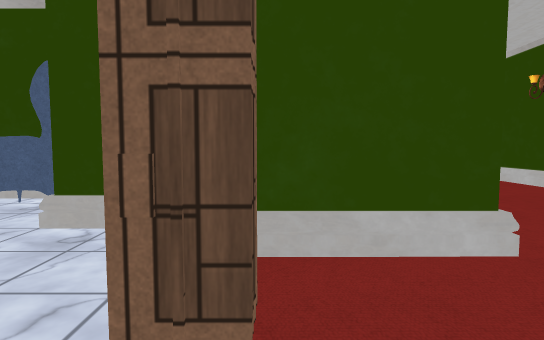
[1] (above)

24 first-person views from a walk through a Unity game level. The camera is 1.4 m above the floor, tilts 4° down and sees 80° across. Doors are open. The floor is counted in squares, 1 m on a side. Each view is taken from the middle of a square. On the plan, view 1 faces up. The plan holds only what a view shows up to about 15 squares ahead; the rest is blank. The place goes on beyond the plan. The player character is not drawn. Some surface patterns are stand-ins.

[2]
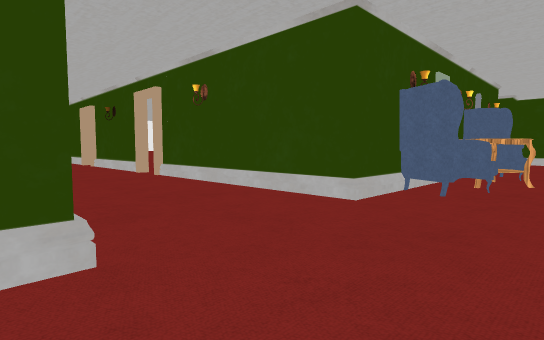

[3]
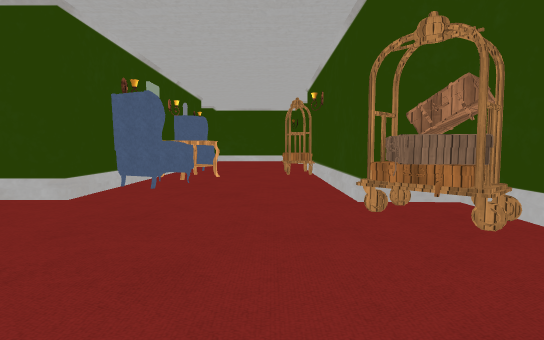

[4]
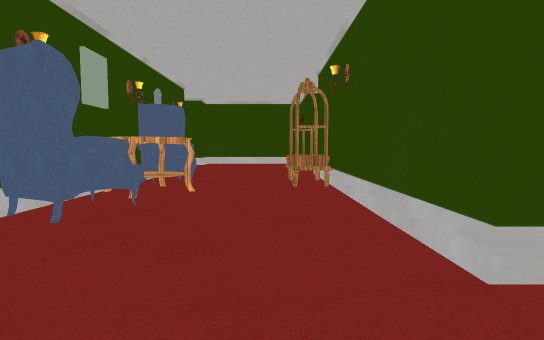

[5]
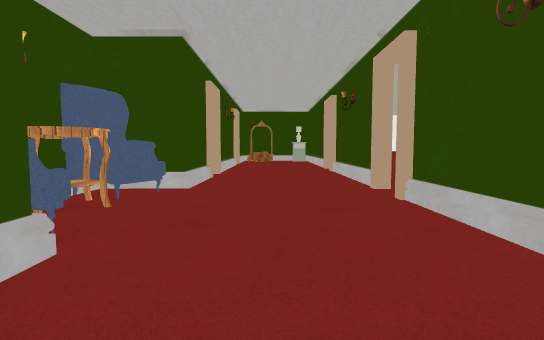

[6]
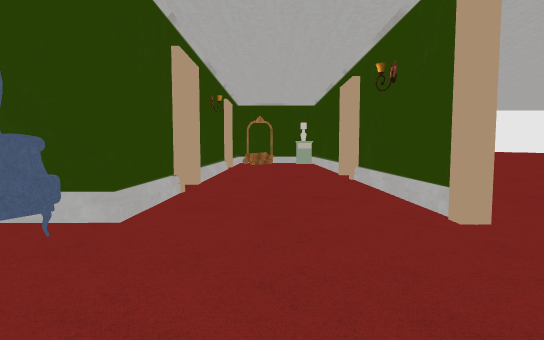

[7]
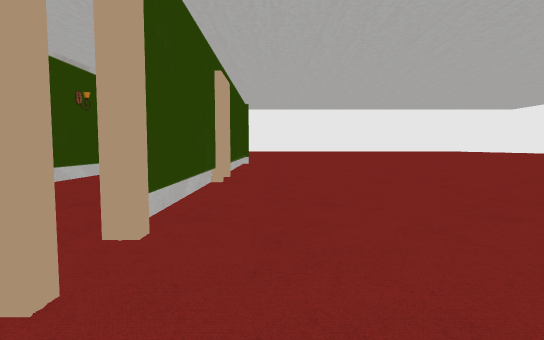

[8]
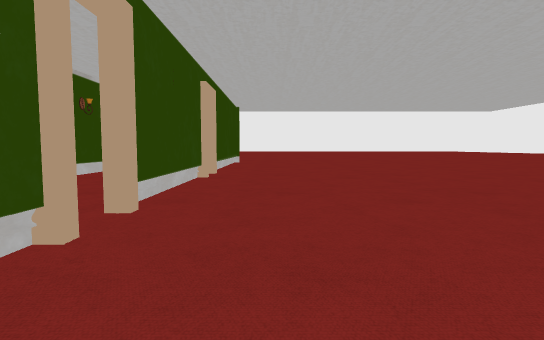

[9]
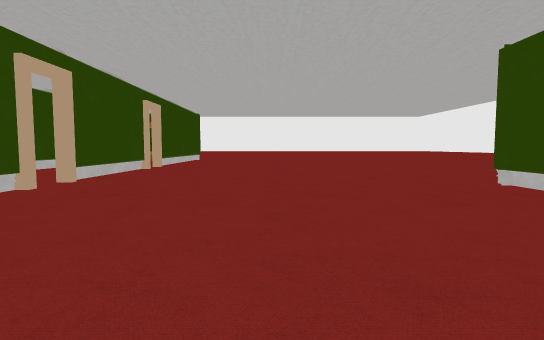

[10]
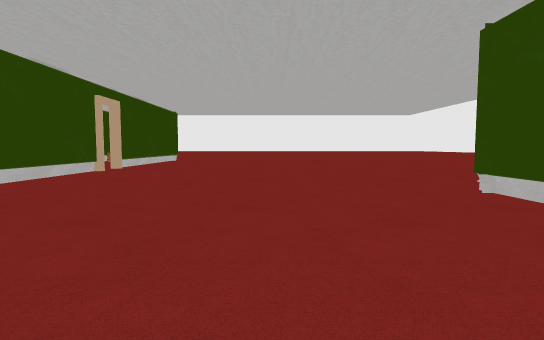

[11]
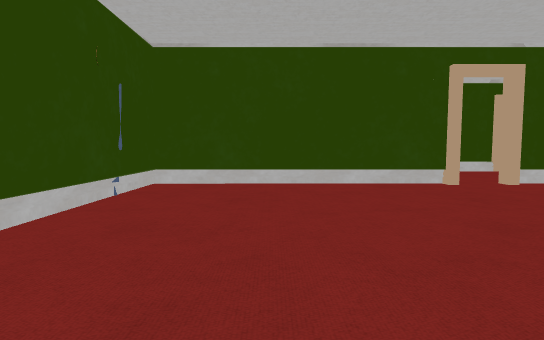

[12]
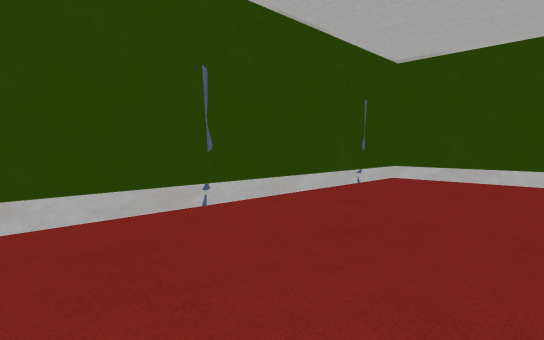

[13]
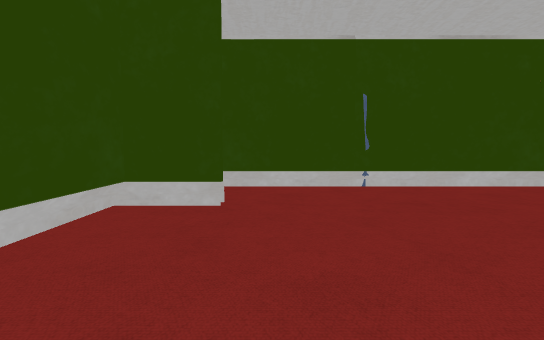

[14]
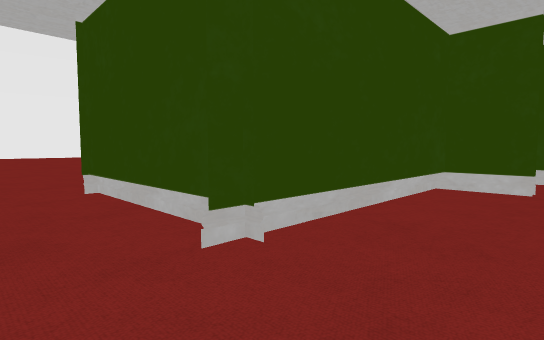

[15]
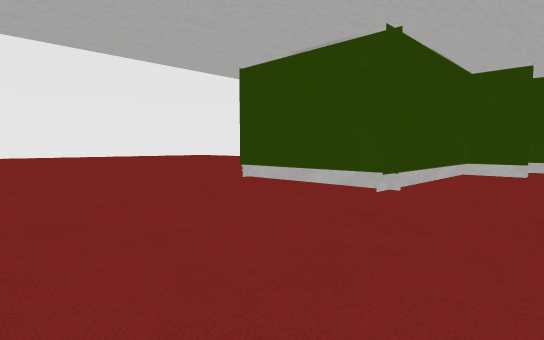

[16]
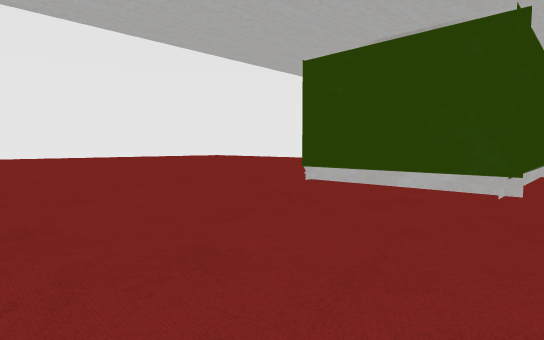

[17]
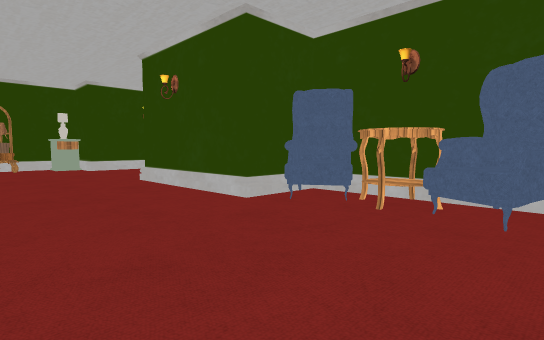

[18]
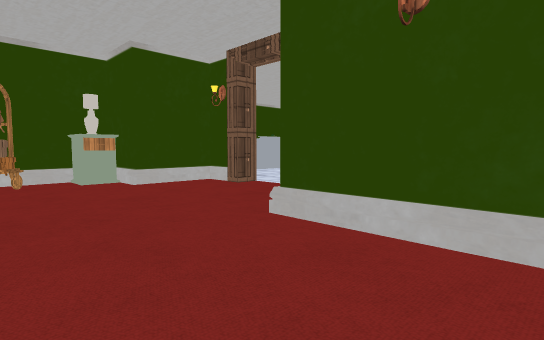

[19]
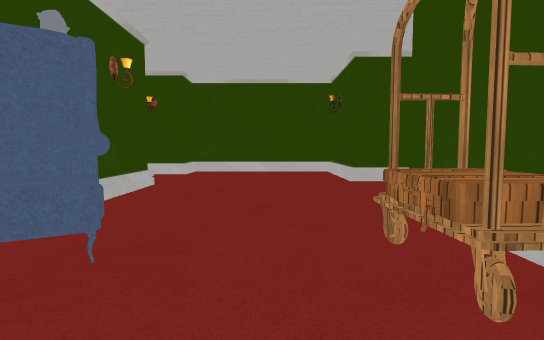

[20]
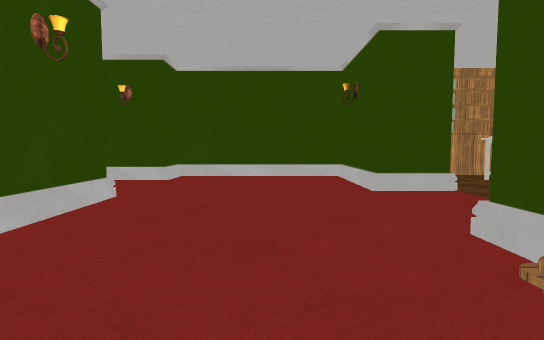

[21]
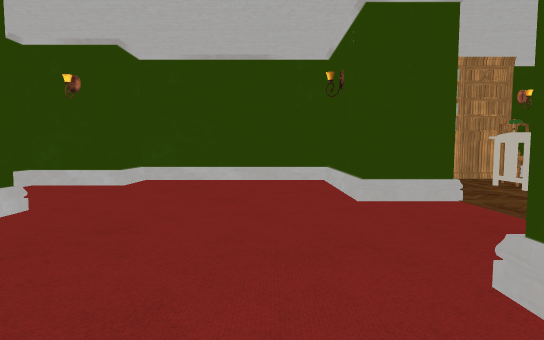

[22]
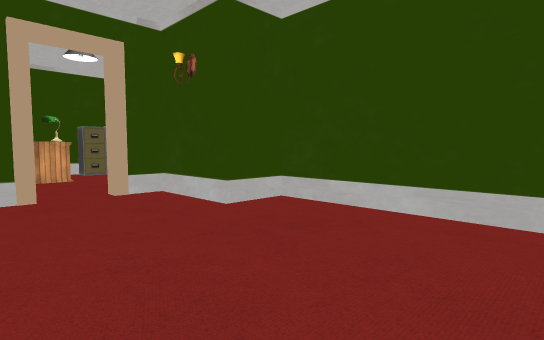

[23]
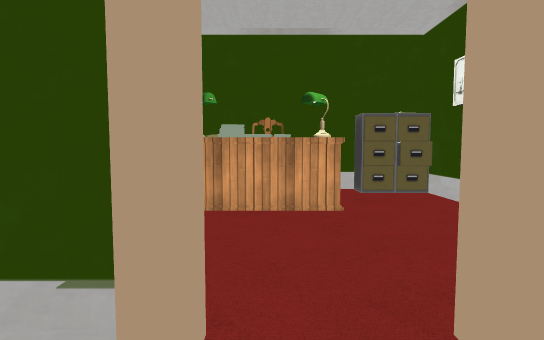

[24]
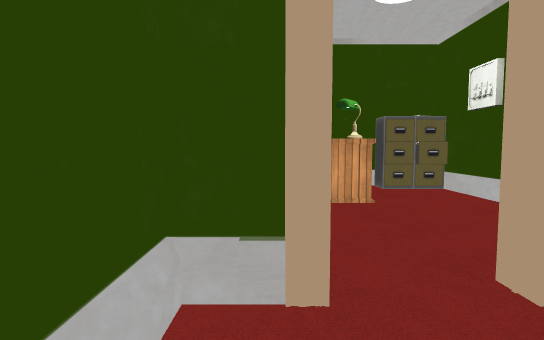

### Floor plan
Key: @ floor where view 1 was taken; # wall or solid block; . floor; D open door; A armchair; T table; C cart; H thing the floor can be seen under or through; E desk; L lamp; R drawers; B cabinet; I chair; K books; O other object.
Columns run from 7 left of view 1 to 35 right of it. Each row starts with its distance up from view 1.
 28           #.     D...............  ....
 27           #......D.........................
 26           #......#.........................
 25           #......#.........................
 24           D......#.........................
 23           D......#.........................
 22           #......#.........................
 21           #......#.........................
 20           #......#.........................
 19           #......#.........................
 18        ####......#.........................
 17        #AAA......D................######R#.
 16        #AA.......D................#   .BR#
 15        #TT.......#................EIIE...#
 14        #TT.......#................EKKL...#
 13        #AA.......#................OKKL...#
 12        #AAA......#................#......
 11        ####......#................#.....
 10           #......#................#.....
  9 ##        #......#................#....
  8  A        #......#..............####DD##
  7  AA       #......#..............  #....#
  6   .##     #......#..............  #....#
  5   ....    #......####......#HH#####....###
  4    ... ####........AAATTTAAA.............#
  3     ..##...........#A TTTAAA ............#
  2      ...............AATTT.A..............#
  1        ..................................#
  0       .@.................................#
 -1       ##.................................#
 -2        #.................CCC.............#
 -3        ####...CC.########CCC###.....######
 -4           ##..CCC              .....#
 -5           ##.CCC#               ....#
 -6            ######                ...#

Where each view was taken, in squares from view 1:
view 1: 0 up, 0 right, facing up
view 2: 0 up, 2 right, facing up-right
view 3: 1 down, 1 right, facing right
view 4: 1 down, 6 right, facing right
view 5: 7 up, 6 right, facing up
view 6: 12 up, 6 right, facing up
view 7: 13 up, 12 right, facing up
view 8: 11 up, 13 right, facing up
view 9: 5 up, 18 right, facing up
view 10: 7 up, 20 right, facing up
view 11: 9 up, 22 right, facing left
view 12: 11 up, 24 right, facing down-left
view 13: 16 up, 23 right, facing down
view 14: 20 up, 23 right, facing down-right
view 15: 27 up, 22 right, facing down-right
view 16: 28 up, 25 right, facing down-right
view 17: 18 up, 9 right, facing down-left
view 18: 9 up, 8 right, facing down-left
view 19: 0 up, 15 right, facing right
view 20: 0 up, 18 right, facing right
view 21: 1 down, 20 right, facing right
view 22: 2 down, 27 right, facing up-right
view 23: 6 up, 29 right, facing up
view 24: 5 up, 28 right, facing up
